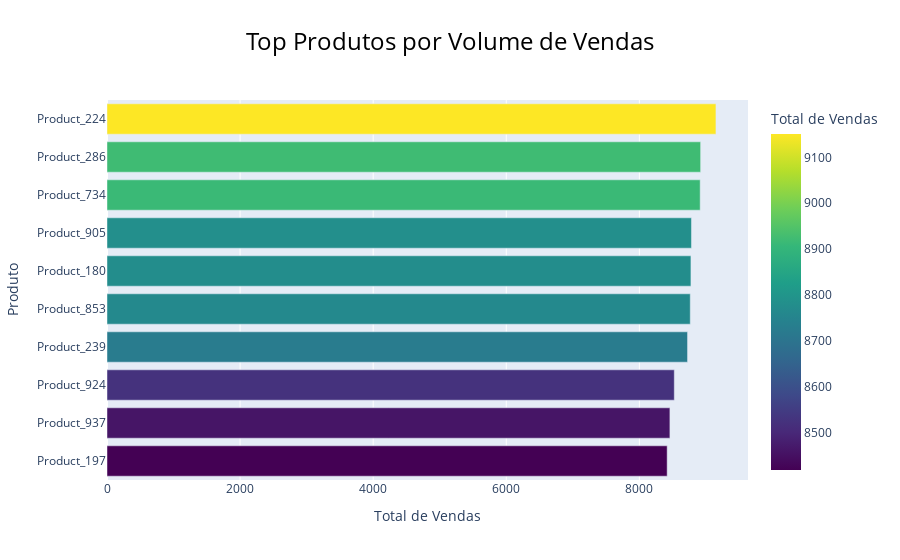
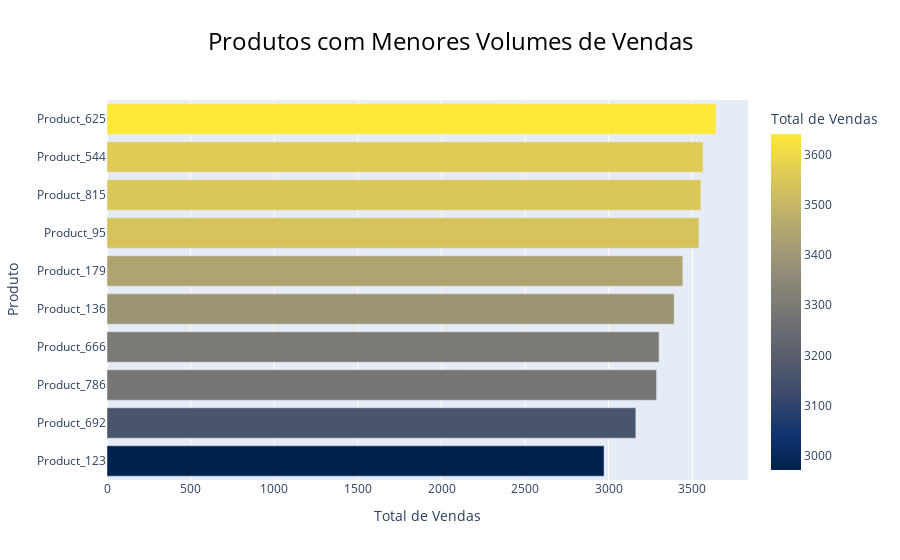

Source (notebook cell) for these figures, in order:
### Code cell
# Gráfico dos produtos com maiores volumes de vendas
fig_top = px.bar(top_products_sorted, 
                 x='total_sales', 
                 y='product_name', 
                 title='Top Produtos por Volume de Vendas',
                 labels={'product_name': 'Produto', 'total_sales': 'Total de Vendas'},
                 color='total_sales',
                 color_continuous_scale='Viridis')  # Paleta de cores

# Atualizar o layout do gráfico
fig_top.update_layout(
    title={
        'text': 'Top Produtos por Volume de Vendas',
        'x': 0.5,
        'xanchor': 'center',  
        'font': {
            'size': 24,  
            'color': 'black'  
        }
    },
    xaxis_title='Total de Vendas',
    yaxis_title='Produto'
)

fig_top.show()

# Gráfico dos produtos com menores volumes de vendas
fig_bottom = px.bar(bottom_products_sorted, 
                    x='total_sales', 
                    y='product_name', 
                    title='Produtos com Menores Volumes de Vendas',
                    labels={'product_name': 'Produto', 'total_sales': 'Total de Vendas'},
                    color='total_sales',
                    color_continuous_scale='Cividis')  # Paleta de cores

# Atualizar o layout do gráfico
fig_bottom.update_layout(
    title={
        'text': 'Produtos com Menores Volumes de Vendas',
        'x': 0.5, 
        'xanchor': 'center',  
        'font': {
            'size': 24,
            'color': 'black'  
        }
    },
    xaxis_title='Total de Vendas',
    yaxis_title='Produto'
)

fig_bottom.show()

### Figure 1 — Plotly figure (JSON) as saved in the notebook; plotly's stock layout.template omitted (floating-point values rounded to 4 significant figures)
{"data": [{"alignmentgroup": "True", "hovertemplate": "Total de Vendas=%{marker.color}<br>Produto=%{y}<extra></extra>", "legendgroup": "", "marker": {"color": [8418, 8459, 8525, 8724, 8765, 8775, 8783, 8914, 8921, 9151], "coloraxis": "coloraxis", "pattern": {"shape": ""}}, "name": "", "offsetgroup": "", "orientation": "h", "showlegend": false, "textposition": "auto", "type": "bar", "x": [8418, 8459, 8525, 8724, 8765, 8775, 8783, 8914, 8921, 9151], "xaxis": "x", "y": ["Product_197", "Product_937", "Product_924", "Product_239", "Product_853", "Product_180", "Product_905", "Product_734", "Product_286", "Product_224"], "yaxis": "y"}], "layout": {"barmode": "relative", "coloraxis": {"colorbar": {"title": {"text": "Total de Vendas"}}, "colorscale": [[0, "#440154"], [0.1111, "#482878"], [0.2222, "#3e4989"], [0.3333, "#31688e"], [0.4444, "#26828e"], [0.5556, "#1f9e89"], [0.6667, "#35b779"], [0.7778, "#6ece58"], [0.8889, "#b5de2b"], [1, "#fde725"]]}, "legend": {"tracegroupgap": 0}, "title": {"font": {"color": "black", "size": 24}, "text": "Top Produtos por Volume de Vendas", "x": 0.5, "xanchor": "center"}, "xaxis": {"anchor": "y", "domain": [0, 1], "title": {"text": "Total de Vendas"}}, "yaxis": {"anchor": "x", "domain": [0, 1], "title": {"text": "Produto"}}}}

### Figure 2 — Plotly figure (JSON) as saved in the notebook; plotly's stock layout.template omitted (floating-point values rounded to 4 significant figures)
{"data": [{"alignmentgroup": "True", "hovertemplate": "Total de Vendas=%{marker.color}<br>Produto=%{y}<extra></extra>", "legendgroup": "", "marker": {"color": [2972, 3162, 3286, 3301, 3391, 3443, 3539, 3551, 3564, 3641], "coloraxis": "coloraxis", "pattern": {"shape": ""}}, "name": "", "offsetgroup": "", "orientation": "h", "showlegend": false, "textposition": "auto", "type": "bar", "x": [2972, 3162, 3286, 3301, 3391, 3443, 3539, 3551, 3564, 3641], "xaxis": "x", "y": ["Product_123", "Product_692", "Product_786", "Product_666", "Product_136", "Product_179", "Product_95", "Product_815", "Product_544", "Product_625"], "yaxis": "y"}], "layout": {"barmode": "relative", "coloraxis": {"colorbar": {"title": {"text": "Total de Vendas"}}, "colorscale": [[0, "#00224e"], [0.1111, "#123570"], [0.2222, "#3b496c"], [0.3333, "#575d6d"], [0.4444, "#707173"], [0.5556, "#8a8678"], [0.6667, "#a59c74"], [0.7778, "#c3b369"], [0.8889, "#e1cc55"], [1, "#fee838"]]}, "legend": {"tracegroupgap": 0}, "title": {"font": {"color": "black", "size": 24}, "text": "Produtos com Menores Volumes de Vendas", "x": 0.5, "xanchor": "center"}, "xaxis": {"anchor": "y", "domain": [0, 1], "title": {"text": "Total de Vendas"}}, "yaxis": {"anchor": "x", "domain": [0, 1], "title": {"text": "Produto"}}}}
